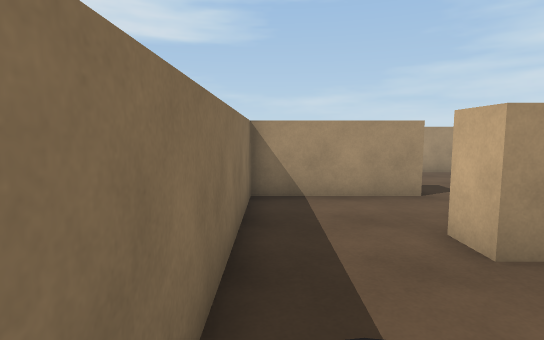
[1] (above)

21 first-person views from a walk through a 3-D level made in the Unity game engine. The camera is 1.4 m above the floor, tilts 6° down and sees 80° across. The floor is counted in squares, 1 m on a side. Each view is taken from the middle of a square. On the plan, view 1 faces up. The plan holds only what a view shows up to about 15 squares ahead; the rest is blank. The player character is not drawn.

[2]
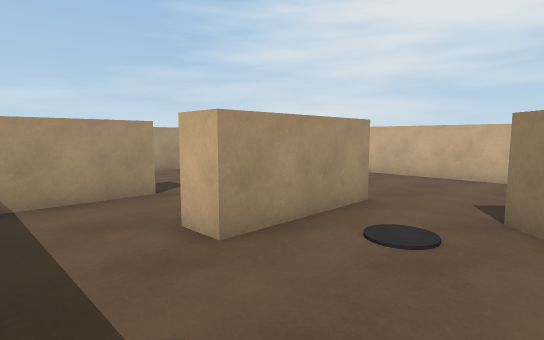

[3]
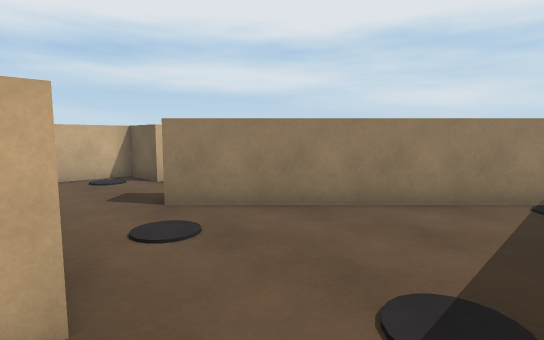

[4]
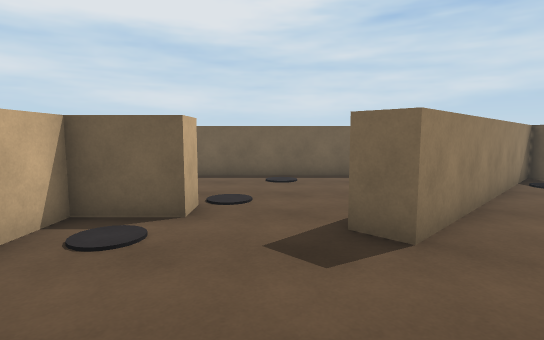

[5]
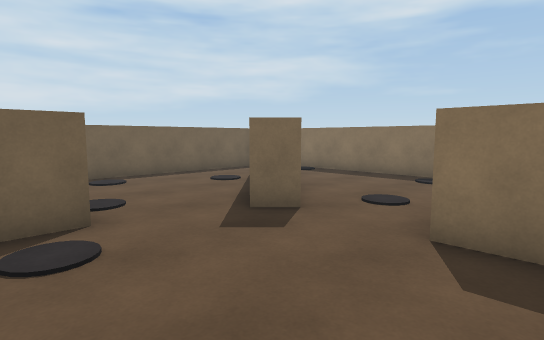

[6]
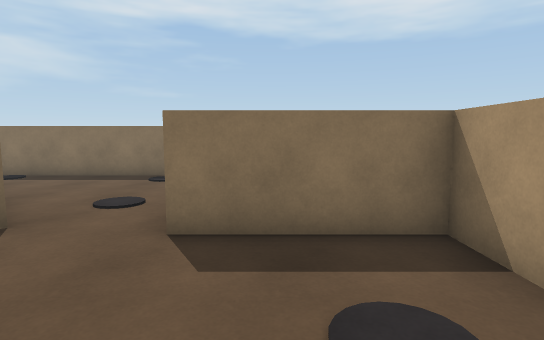

[7]
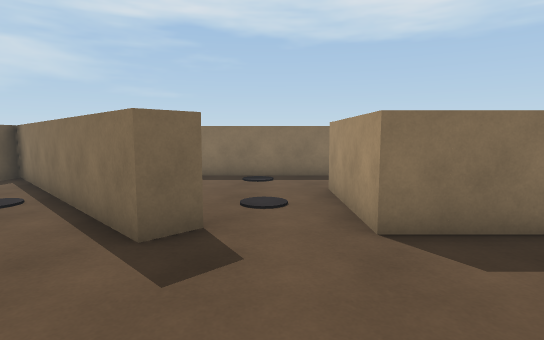

[8]
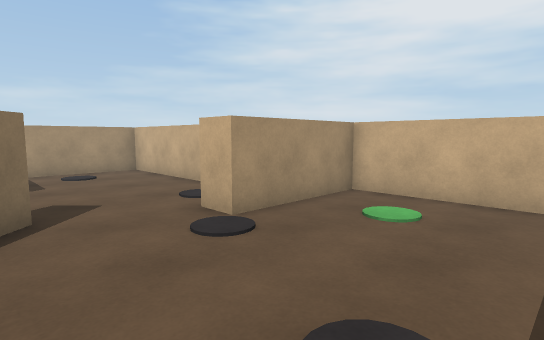

[9]
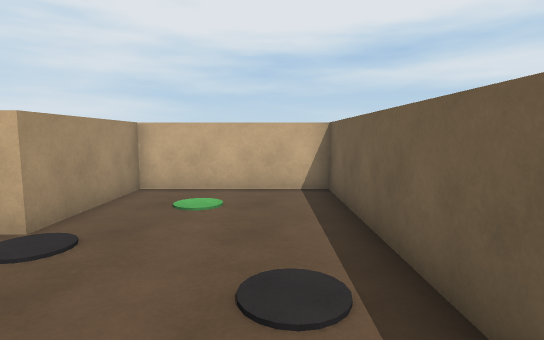

[10]
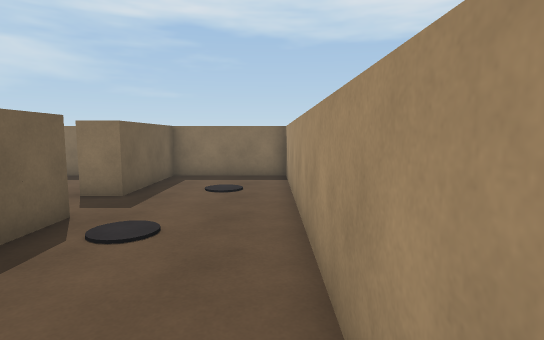

[11]
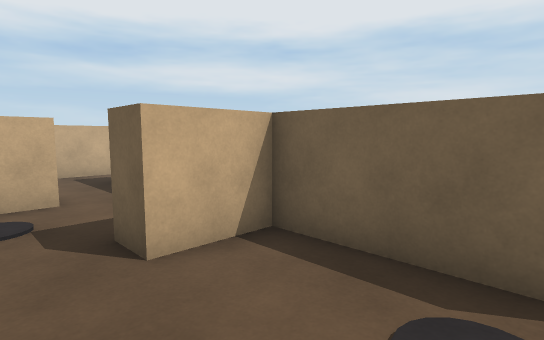

[12]
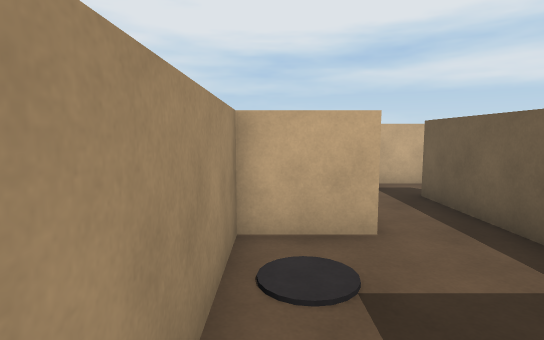

[13]
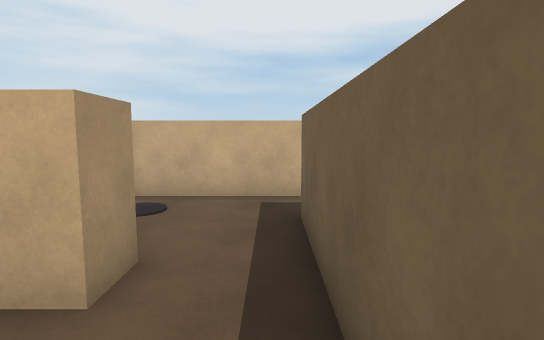

[14]
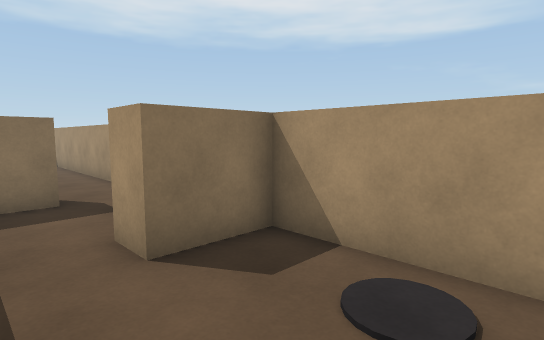

[15]
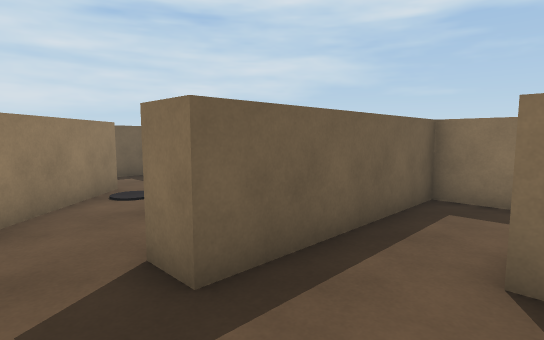

[16]
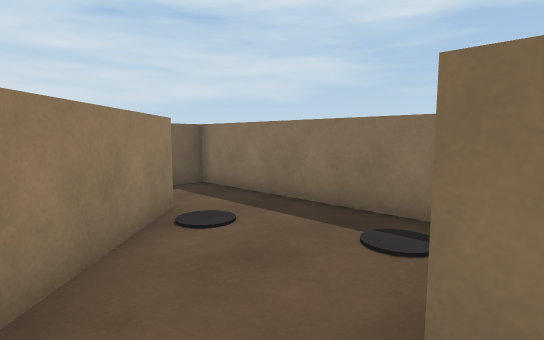

[17]
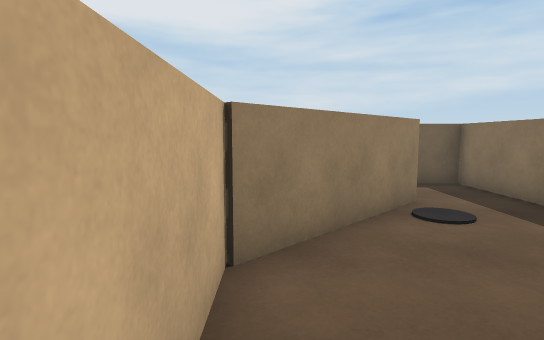

[18]
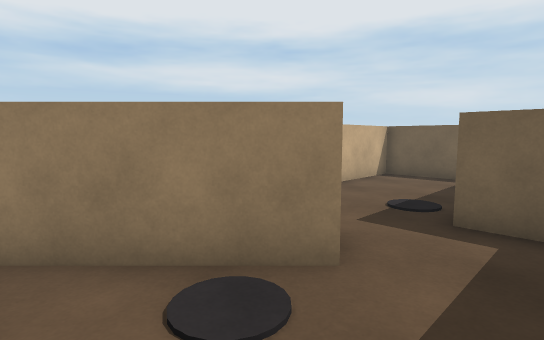

[19]
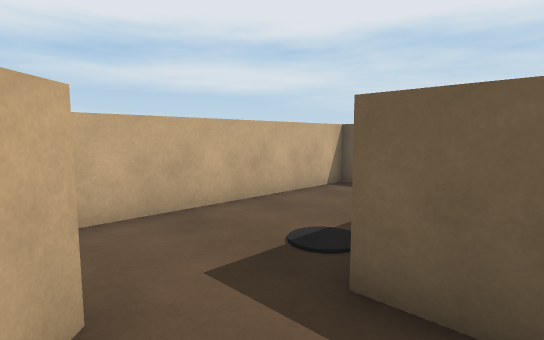

[20]
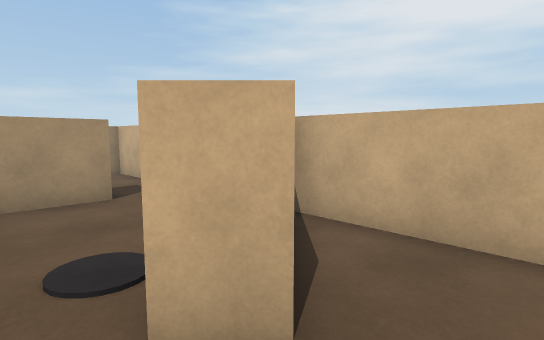

[21]
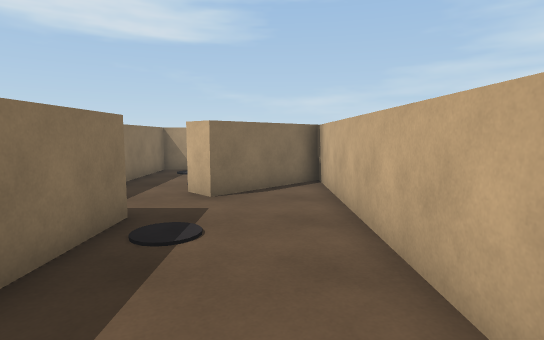

### Floor plan
Points are (right, up) in squares from view 1. A wall is a line through its corners. A room is listed if a view was taken in it or the views show most of it. See-through windows are left out.
Room 1 (views 1, 2, 3, 4, 5, 6, 7, 8, 9)
walls: (3.5, 7.5) (-0.5, 7.5) (-0.5, -5.7) (6.2, 0.9) (6.9, 0.2) (0.1, -6.5) (13.5, -6.5) (13.5, -1.5) (9.5, -1.5) (9.5, -0.5) (11.5, -0.5) (11.5, 7.5) (6.5, 7.5) (6.5, 3.5) (2.5, 3.5) (2.5, 4.5)
ways out: opening at (4.5, 8) to room 2
objects: other object (0, -4); other object (1, 2); other object (4, 2); other object (5, -4); other object (8, -5); other object (9, -2); other object (9, 6); other object (10, 1)
Room 2 (views 10, 11, 12, 13, 14, 15, 16, 17)
walls: (5.5, 8.5) (16.5, 8.5) (16.5, 7.5); (18.5, 7.4) (18.5, 12.5) (-0.5, 12.5) (-0.5, 8.5) (3.5, 8.5) (3.5, 7.5)
ways out: opening at (4.5, 8) to room 1; opening at (17.5, 8) to room 3
objects: other object (2, 11) to (3, 11); other object (6, 10); block (10, 9) to (10, 10); other object (12, 12); block (14, 11) to (14, 12); other object (17, 11) to (17, 12)
Room 3 (views 18, 19)
walls: (14.9, 2.1) (18.5, 5.7) (18.5, 7.4); (16.5, 7.5) (12.5, 7.5) (12.5, 1.5)
ways out: opening at (17.5, 8) to room 2; opening at (13.5, 1) to room 4
objects: other object (14, 6); other object (15, 3) to (15, 4)
Room 4 (views 20, 21)
walls: (16.1, -6.5) (18.5, -6.5) (18.5, 4.3) (15.6, 1.4) (14.9, 2.1); (12.5, 1.5) (12.5, -0.5) (14.5, -0.5) (14.5, -3.1)
ways out: opening at (13.5, 1) to room 3
objects: other object (15, -1)

Positions as (right, up) in squares from view 1, and headings:
1: (0, 0), facing up
2: (0, 0), facing up-right
3: (0, 4), facing down-right
4: (8, 5), facing down
5: (11, 5), facing down-left
6: (11, 5), facing left
7: (11, 2), facing left
8: (6, -6), facing up-right
9: (5, -5), facing right
10: (11, 12), facing left
11: (6, 12), facing down-right
12: (9, 12), facing right
13: (11, 9), facing right
14: (18, 9), facing up-left
15: (18, 11), facing down-left
16: (18, 8), facing down-left
17: (18, 9), facing down
18: (13, 5), facing down-right
19: (13, 2), facing down-right
20: (14, 0), facing up-right
21: (17, -6), facing up
